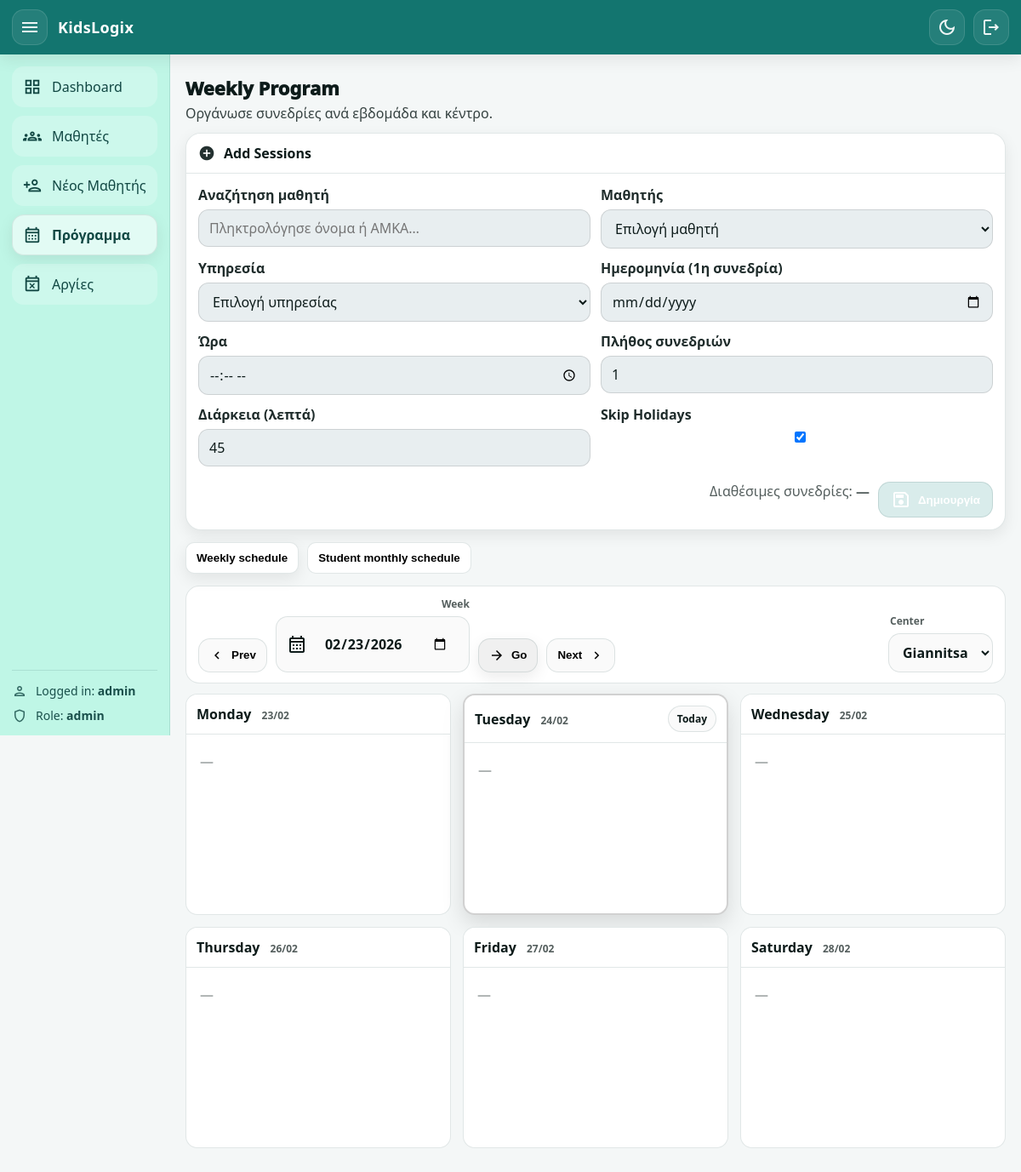
Before: /schedule (signed in) with the older database file.
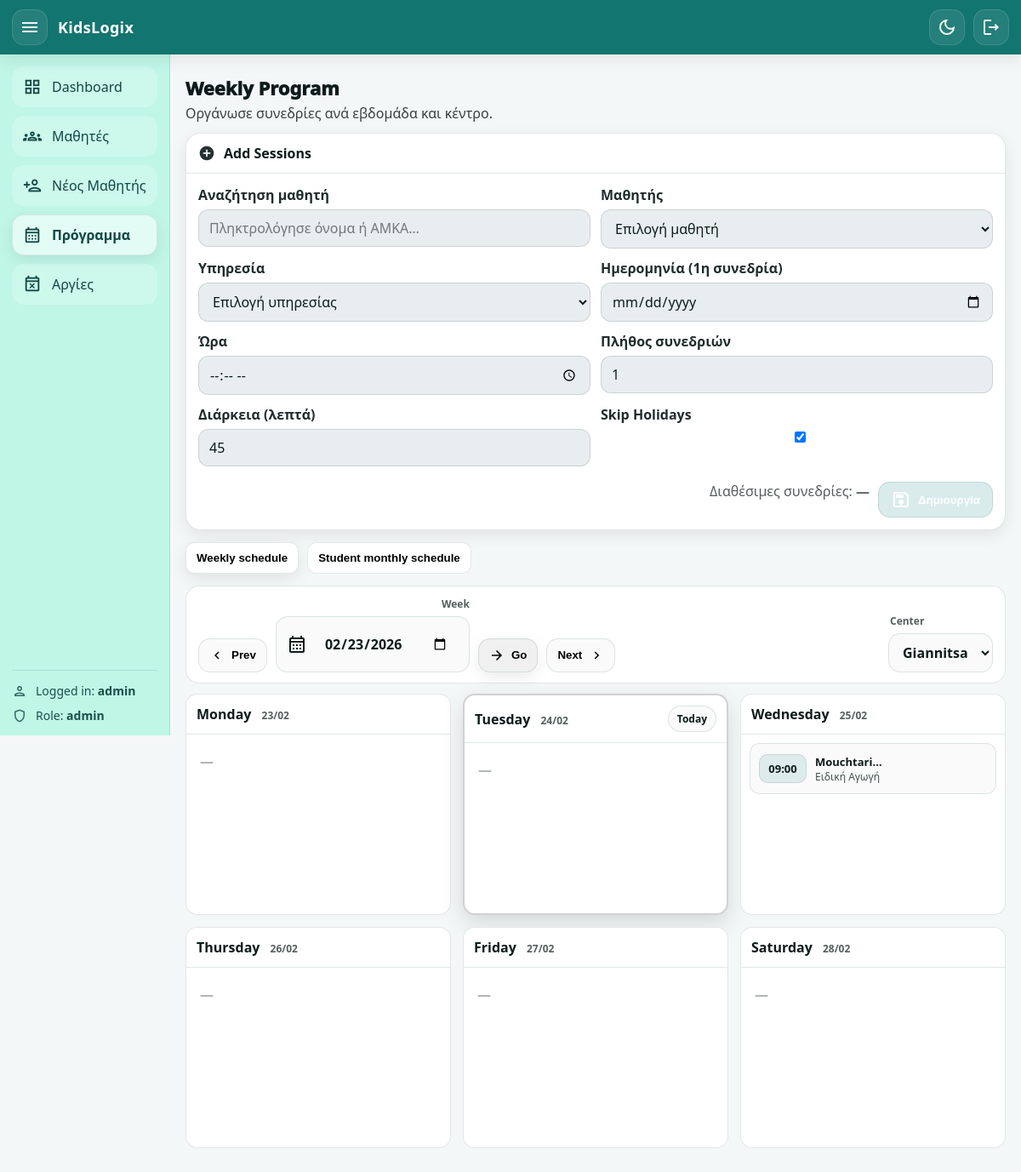
After: the same page with the newer database file.
### app/models.py (models this page shows, shortened)
class Appointment(Base):
    __tablename__ = "appointments"
    id: Mapped[int] = mapped_column(Integer, primary_key=True, autoincrement=True)
    student_amka: Mapped[str] = mapped_column(
        ForeignKey("students.amka", ondelete="CASCADE"), nullable=False
    )
    service_id: Mapped[int] = mapped_column(
        ForeignKey("services.id", ondelete="CASCADE"), nullable=False
    )
    center: Mapped[str] = mapped_column(String(20), nullable=False)
    day: Mapped[date] = mapped_column(Date, nullable=False)
    start_time: Mapped[time] = mapped_column(Time, nullable=False)
    duration_min: Mapped[int | None] = mapped_column(Integer, nullable=True)
    status: Mapped[str] = mapped_column(
        String(20), nullable=False, default="scheduled"
    )
    created_at: Mapped[datetime] = mapped_column(
        DateTime, default=datetime.utcnow, nullable=False
    )
    student: Mapped["Student"] = relationship(back_populates="appointments")
    service: Mapped["Service"] = relationship(back_populates="appointments")

class Student(Base):
    __tablename__ = "students"
    amka: Mapped[str] = mapped_column(String(20), primary_key=True)
    center: Mapped[str] = mapped_column(
        String(20),
        nullable=False,
        default="Giannitsa",  # Giannitsa / KryaVrisi
    )
    first_name: Mapped[str] = mapped_column(String(60), nullable=False)
    last_name: Mapped[str] = mapped_column(String(60), nullable=False)
    date_of_birth: Mapped[date | None] = mapped_column(Date, nullable=True)
    parent_name: Mapped[str | None] = mapped_column(String(120), nullable=True)
    parent_phone: Mapped[str | None] = mapped_column(String(30), nullable=True)
    assessment_expiry_date: Mapped[date | None] = mapped_column(Date, nullable=True)
    admin_comment: Mapped[str | None] = mapped_column(String(1000), nullable=True)
    created_at: Mapped[datetime] = mapped_column(
        DateTime, default=datetime.utcnow, nullable=False
    )
    services: Mapped[list["StudentService"]] = relationship(
        back_populates="student",
        cascade="all, delete-orphan",
    )
    appointments: Mapped[list["Appointment"]] = relationship(
        back_populates="student",
        cascade="all, delete-orphan",
    )
    payments: Mapped[list["Payment"]] = relationship(
        back_populates="student",
        cascade="all, delete-orphan",
    )

class Service(Base):
    __tablename__ = "services"
    id: Mapped[int] = mapped_column(Integer, primary_key=True, autoincrement=True)
    name: Mapped[str] = mapped_column(String(60), unique=True, nullable=False)
    student_links: Mapped[list["StudentService"]] = relationship(
        back_populates="service",
        cascade="all, delete-orphan",
    )
    appointments: Mapped[list["Appointment"]] = relationship(
        back_populates="service",
        cascade="all, delete-orphan",
    )

### app/routers/web.py (the view)
@router.get("/schedule", response_class=HTMLResponse)
def schedule_page(
    request: Request,
    db: Session = Depends(get_db),
    user: User = Depends(get_current_user),
    center: str | None = None,
    week: str | None = None,
):
    today = date.today()
    base = parse_date(week or "") or today
    week_start = start_of_week(base)
    prev_week = (week_start - timedelta(days=7)).isoformat()
    next_week = (week_start + timedelta(days=7)).isoformat()
    days = []
    labels = ["Δευτέρα", "Τρίτη", "Τετάρτη", "Πέμπτη", "Παρασκευή", "Σάββατο"]
    for i in range(6):
        d = week_start + timedelta(days=i)
        days.append(
            {
                "label": labels[i],
                "date": d,
                "date_iso": d.isoformat(),
                "date_str": d.strftime("%d/%m/%Y"),
            }
        )
    center = normalize_center(center) if center else "Giannitsa"
    week_end = week_start + timedelta(days=5)
    appointments = (
        db.query(Appointment)
        .options(joinedload(Appointment.student), joinedload(Appointment.service))
        .filter(Appointment.center == center)
        .filter(Appointment.day >= week_start)
        .filter(Appointment.day <= week_end)
        .filter(Appointment.status.in_(["scheduled", "completed"]))  # προαιρετικό
        .order_by(Appointment.day.asc(), Appointment.start_time.asc())
        .all()
    )
    week_days = [x["date"] for x in days]
    appointments_by_day: dict[str, list[Appointment]] = {d.isoformat(): [] for d in week_days}
    for ap in appointments:
        appointments_by_day[ap.day.isoformat()].append(ap)
    students = db.query(Student).order_by(Student.last_name.asc(), Student.first_name.asc()).all()
    services = db.query(Service).order_by(Service.name.asc()).all()
    totals = (
        db.query(
            StudentService.student_amka,
            StudentService.service_id,
            func.coalesce(StudentService.total_sessions, 0),
        )
        .all()
    )
    totals_map = {(amka, int(sid)): int(total or 0) for (amka, sid, total) in totals}
    completed = (
        db.query(
            Appointment.student_amka,
            Appointment.service_id,
            func.count(Appointment.id),
        )
        .filter(Appointment.status == "completed")
        .group_by(Appointment.student_amka, Appointment.service_id)
        .all()
    )
    completed_map = {(amka, int(sid)): int(cnt or 0) for (amka, sid, cnt) in completed}
    remaining_js_map: dict[str, int] = {}
    for (amka, sid), total in totals_map.items():
        done = completed_map.get((amka, sid), 0)
        remaining_js_map[f"{amka}|{sid}"] = max(int(total) - int(done), 0)
    remaining_js = json.dumps(remaining_js_map)
    week_days = [x["date"] for x in days]  # list[date] (Mon..Sat)
    appointments_by_day: dict[str, list[Appointment]] = {d.isoformat(): [] for d in week_days}
    for ap in appointments:
        appointments_by_day[ap.day.isoformat()].append(ap)
    return templates.TemplateResponse(
        "schedule.html",
        {
            "request": request,
            "user": user,
            "page": "schedule",
            "students": students,
            "services": services,
            "centers": CENTERS,
            "center": center,
            "week_start": week_start,
            "week_start_str": week_start.isoformat(),
            "days": days,  # αν το χρειάζεσαι αλλού
            "remaining_js": remaining_js,
            "today": today,
            "prev_week": prev_week,
            "next_week": next_week,
            "week_days": week_days,
            "appointments_by_day": appointments_by_day,
        },
    )

### app/templates/schedule.html (shortened to what the changed rows need)
{% extends "base.html" %}
{% block content %}
<div class="page-head">
  <div>
    <h1 class="page-title">Weekly Program</h1>
  </div>
</div>
<div class="card">
  <div class="card-head">
    <div class="card-title">
      <h2>Add Sessions</h2>
    </div>
  </div>
</div>
<div id="weeklyView">
  <div class="weekly-list">
    {% for d in week_days %}
      {% set key = d.isoformat() %}
      <div class="day-column {% if today and key == today.isoformat() %}is-today{% endif %}">
        <div class="day-header">
          <div class="day-title">
            {{ d.strftime("%A") }}
            <span class="day-date">{{ d.strftime("%d/%m") }}</span>
          </div>
          {% if today and key == today.isoformat() %}
            <span class="today-pill">Today</span>
          {% endif %}
        </div>
        <div class="day-body">
          {% set day_aps = appointments_by_day.get(key, []) %}
          {% if day_aps %}
            {% for ap in day_aps %}
              <div class="ap-card {{ ap.status }}">
                <div class="ap-time">{{ ap.start_time.strftime("%H:%M") }}</div>
                <div class="ap-info">
                  <div class="ap-student">
                    {{ ap.student.full_name if ap.student else ap.student_amka }}
                  </div>
                  <div class="ap-service">
                    {{ ap.service.name if ap.service else ("Service #" ~ ap.service_id) }}
                  </div>
                </div>
              </div>
            {% endfor %}
          {% else %}
            <div class="empty-day">—</div>
          {% endif %}
        </div>
      </div>
    {% endfor %}
  </div>
</div>
{% endblock %}

Changed rows visible on the page:
added Appointment: start_time "09:00", student "Mouchtari…", service "Ειδική Αγωγή"
